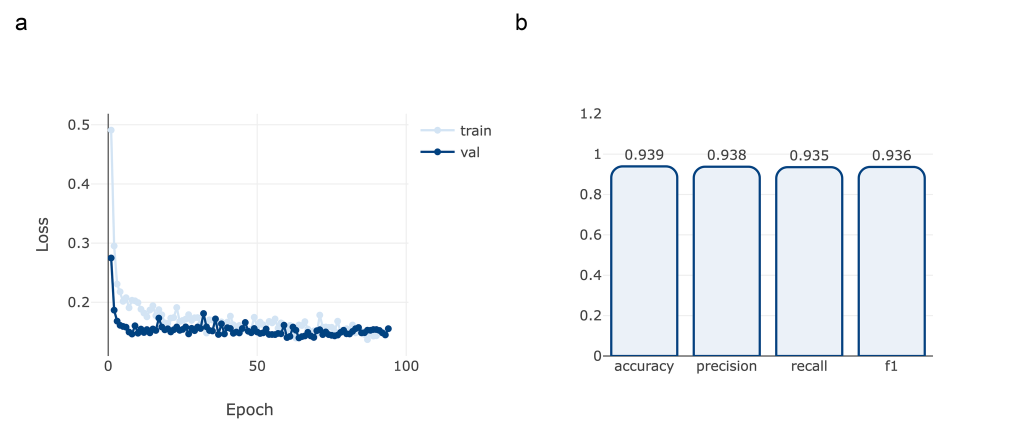
#> input picture manuscript_figures/SI/figureS7/output/Figure_S7.png, 2048 x 894 px (shown at 1/2 size)
$ jupyter execute figureS7.ipynb
#> lines starting #> are read from the running program, lines starting #| are printed output that depends on the picture
# Supplementary Figure 7

**Fine tuning DenseNet121 to classify *F. oxysporum* spores as germinated or ungerminated**

- **Is** — a screenshot of the running Mycol app; nothing here can redraw it
- **Does** — copies `assets/Figure_S7.png` into `output/`
- **Panels** — Plotly figures stored in the session: **a** `densenet_training_losses.json` · **b** `densenet_training_metrics.json`
- **Kernel** — `mycol_colonies_env`, run top to bottom

[cell 1]
import shutil
from pathlib import Path

from IPython.display import display
from PIL import Image

OUTPUT = Path("output")
OUTPUT.mkdir(exist_ok=True)
out = shutil.copy2("assets/Figure_S7.png", OUTPUT / "Figure_S7.png")

im = Image.open(out)
#> im is the input picture: PIL image 2048x894 RGBA; mean R, G, B, A 247.3, 249, 250.8, 255
print(f"wrote {out}  {im.width} x {im.height} px, {Path(out).stat().st_size:,} B")
#| wrote output/Figure_S7.png  2048 x 894 px, 123,625 B
im.thumbnail((900, 900))
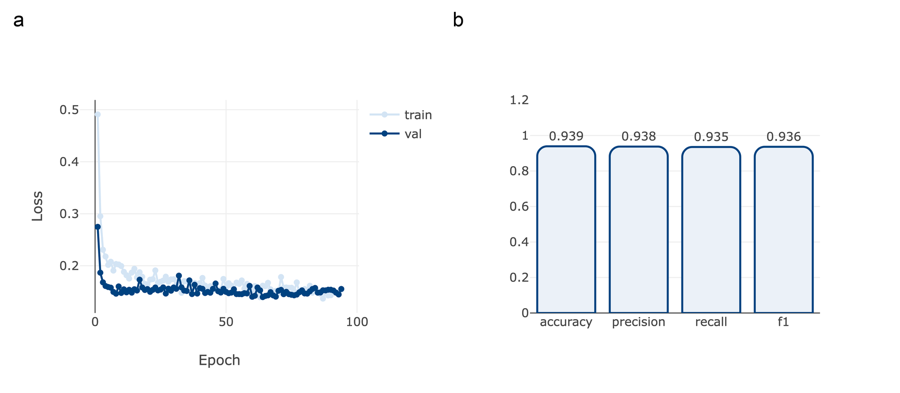
#> im: PIL image 900x393 RGBA; mean R, G, B, A 247.3, 248.9, 250.7, 255
display(im.convert("RGB"))
